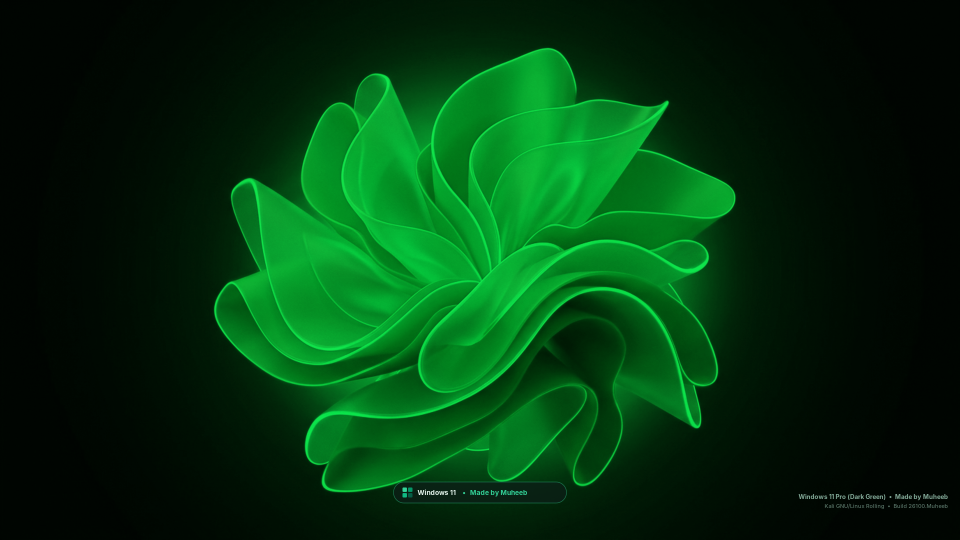
#> input picture wallpapers/win11-muheeb-dark.png, 1920 x 1080 px, given in place of win11_bloom_dark_base_v3_1795630297568.jpg, which was not available (shown at 1/2 size)
$ python render_wallpapers.py
#> lines starting #> are read from the running program, lines starting #| are printed output that depends on the picture
#!/usr/bin/env python3
"""
Render Windows 11 Dark Green 'Made by Muheeb' 1920x1080 Wallpapers.
Color-grades the 3D Bloom sculpture from royal blue into deep cyber/forest Dark Green,
then composites crisp vector Windows 11 Dark Green + 'Made by Muheeb' branding via Cairo.
"""
import colorsys
import os
import cairo
from PIL import Image

ARTIFACT_DIR = "/home/muheeb/.gemini/antigravity/brain/5edef011-1d37-45de-a6eb-870e242fcc6b"
REPO_WALLS = "/home/muheeb/projects/Window Theme Repo/wallpapers"


def grade_to_dark_green(img: Image.Image, dark_mode: bool) -> Image.Image:
    """Smooth continuous channel transform from blue/cyan Bloom to deep Dark Green (zero banding)."""
#> called with dark_mode = True
    rgb = img.convert("RGB").resize((1920, 1080), Image.Resampling.LANCZOS)
#> rgb is the input picture: PIL image 1920x1080 RGB; mean R, G, B 1.5, 53.2, 13.7
    r_ch, g_ch, b_ch = rgb.split()
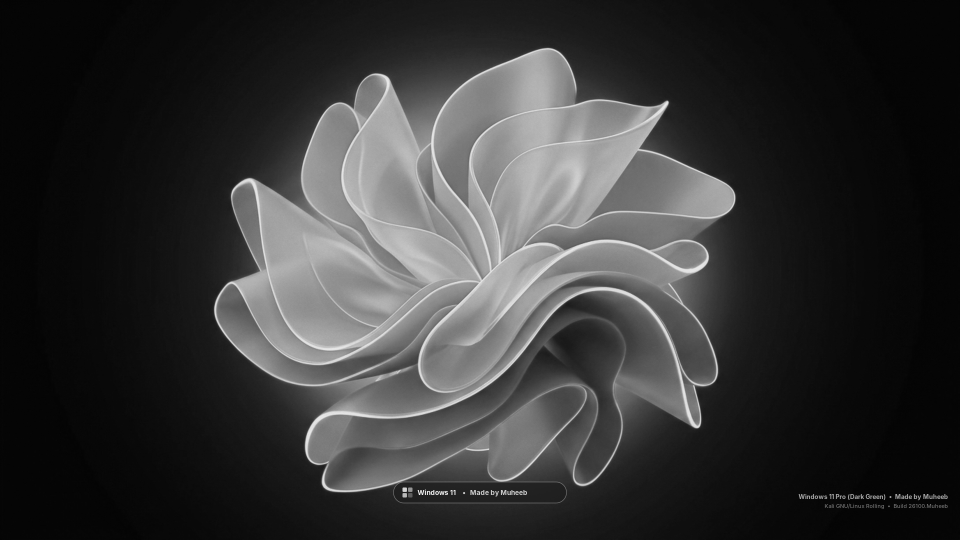
#> g_ch: PIL image 1920x1080 L (shown at 1/2 size); min 2, max 244, mean 53.2
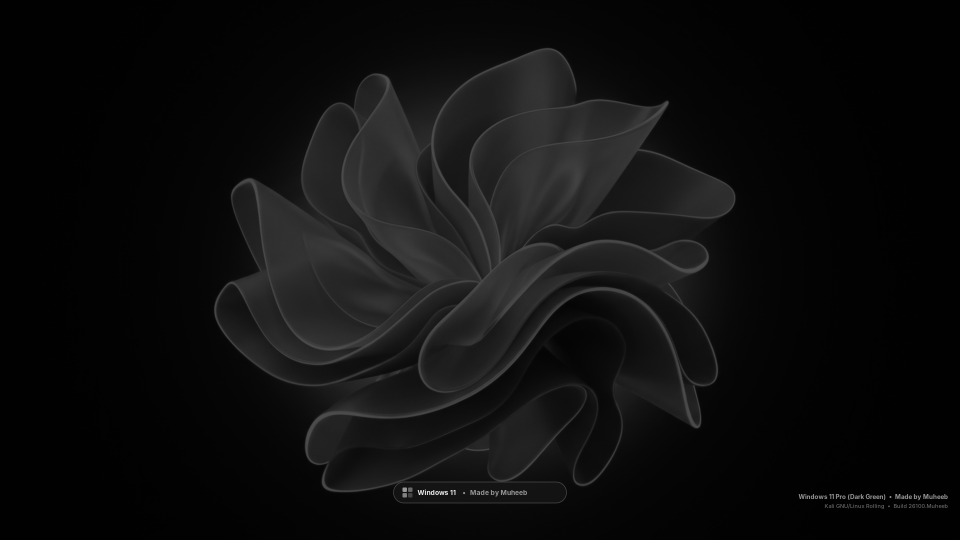
#> b_ch: PIL image 1920x1080 L (shown at 1/2 size); min 0, max 236, mean 13.7
    r_b = r_ch.tobytes()
    g_b = g_ch.tobytes()
    b_b = b_ch.tobytes()
    out = bytearray(len(r_b) * 3)

    if dark_mode:
        # Map royal-blue (b high, g mid, r low) -> rich dark emerald/forest green (g high, b subtle jade, r obsidian)
        for i in range(len(r_b)):
            rv = r_b[i] / 255.0
            gv = g_b[i] / 255.0
            bv = b_b[i] / 255.0
            lum_green = min(1.0, (0.68 * bv + 0.36 * gv) ** 1.12 * 0.88)
            jade_blue = min(1.0, (0.30 * gv + 0.16 * bv) ** 1.18 * 0.78)
            deep_red = min(1.0, (0.22 * rv + 0.05 * gv) ** 1.15 * 0.65)
            j = i * 3
            out[j] = int(deep_red * 255 + 0.5)
            out[j + 1] = int(lum_green * 255 + 0.5)
            out[j + 2] = int(jade_blue * 255 + 0.5)
#> this loop made 2073600 passes
#> (gv, lum_green, jade_blue, deep_red, j) on passes 1 to 3: (0.0157, 0.00412, 0.00162, 0.000174, 0), (0.0235, 0.00571, 0.0025, 0.000278, 3), (0.0235, 0.00571, 0.0025, 0.000278, 6)
    else:
        for i in range(len(r_b)):
            rv = r_b[i] / 255.0
            gv = g_b[i] / 255.0
            bv = b_b[i] / 255.0
            nr = min(1.0, 0.72 * rv + 0.18 * gv)
            ng = min(1.0, 0.25 * gv + 0.75 * bv)
            nb = min(1.0, 0.55 * gv + 0.32 * bv)
            j = i * 3
            out[j] = int(nr * 255 + 0.5)
            out[j + 1] = int(ng * 255 + 0.5)
            out[j + 2] = int(nb * 255 + 0.5)

    return Image.frombytes("RGB", rgb.size, bytes(out))


def rounded_rect(ctx, x, y, w, h, r):
    ctx.new_sub_path()
    ctx.arc(x + w - r, y + r, r, -1.570796, 0)
    ctx.arc(x + w - r, y + h - r, r, 0, 1.570796)
    ctx.arc(x + r, y + h - r, r, 1.570796, 3.141592)
    ctx.arc(x + r, y + r, r, 3.141592, 4.712388)
    ctx.close_path()


def draw_win11_green_logo(ctx, x, y, size):
    gap = size * 0.11
    half = (size - gap) / 2.0
    colors = [
        (0.20, 0.83, 0.60),  # #34D399
        (0.02, 0.59, 0.41),  # #059669
        (0.06, 0.73, 0.51),  # #10B981
        (0.02, 0.37, 0.27),  # #065F46
    ]
    coords = [
        (x, y),
        (x + half + gap, y),
        (x, y + half + gap),
        (x + half + gap, y + half + gap),
    ]
    for (cx, cy), (r, g, b) in zip(coords, colors):
        rounded_rect(ctx, cx, cy, half, half, 1.8)
        ctx.set_source_rgb(r, g, b)
        ctx.fill()


def render_wallpaper(src_jpg, dst_png, is_dark):
    os.makedirs(os.path.dirname(dst_png), exist_ok=True)
    graded = grade_to_dark_green(Image.open(src_jpg), dark_mode=is_dark)
    tmp_png = dst_png + ".tmp.png"
    graded.save(tmp_png, "PNG")

    surface = cairo.ImageSurface.create_from_png(tmp_png)
    os.remove(tmp_png)
    ctx = cairo.Context(surface)

    # 1. Center-bottom Fluent Dark-Green Glass Pill (sits cleanly above 48px taskbar)
    pill_w, pill_h = 346, 42
    pill_x = (1920 - pill_w) / 2.0
    pill_y = 1080 - 48 - pill_h - 26

    rounded_rect(ctx, pill_x, pill_y, pill_w, pill_h, 21)
    if is_dark:
        ctx.set_source_rgba(0.05, 0.12, 0.09, 0.78)
    else:
        ctx.set_source_rgba(0.93, 0.99, 0.96, 0.82)
    ctx.fill_preserve()

    ctx.set_line_width(1.3)
    if is_dark:
        ctx.set_source_rgba(0.20, 0.83, 0.60, 0.45)
    else:
        ctx.set_source_rgba(0.02, 0.47, 0.34, 0.35)
    ctx.stroke()

    draw_win11_green_logo(ctx, pill_x + 18, pill_y + 11, 20)

    ctx.select_font_face("Inter", cairo.FONT_SLANT_NORMAL, cairo.FONT_WEIGHT_BOLD)
    ctx.set_font_size(13.5)
    if is_dark:
        ctx.set_source_rgba(0.93, 0.99, 0.96, 0.96)
    else:
        ctx.set_source_rgba(0.02, 0.25, 0.18, 0.94)
    ctx.move_to(pill_x + 48, pill_y + 26)
    ctx.show_text("Windows 11")

    if is_dark:
        ctx.set_source_rgba(0.20, 0.83, 0.60, 0.98)
    else:
        ctx.set_source_rgba(0.02, 0.47, 0.34, 0.96)
    ctx.move_to(pill_x + 138, pill_y + 26)
    ctx.show_text("•   Made by Muheeb")

    # 2. Bottom-right Windows 11 Edition Watermark above clock/tray
    wm_right = 1920 - 24
    wm_y1 = 1080 - 48 - 34
    wm_y2 = 1080 - 48 - 16

    ctx.select_font_face("Inter", cairo.FONT_SLANT_NORMAL, cairo.FONT_WEIGHT_BOLD)
    ctx.set_font_size(12.5)
    line1 = "Windows 11 Pro (Dark Green)  •  Made by Muheeb"
    ext1 = ctx.text_extents(line1)
    if is_dark:
        ctx.set_source_rgba(0.75, 0.96, 0.87, 0.68)
    else:
        ctx.set_source_rgba(0.02, 0.30, 0.22, 0.65)
    ctx.move_to(wm_right - ext1.width, wm_y1)
    ctx.show_text(line1)

    ctx.select_font_face("Inter", cairo.FONT_SLANT_NORMAL, cairo.FONT_WEIGHT_NORMAL)
    ctx.set_font_size(11.0)
    line2 = "Kali GNU/Linux Rolling  •  Build 26100.Muheeb"
    ext2 = ctx.text_extents(line2)
    if is_dark:
        ctx.set_source_rgba(0.75, 0.96, 0.87, 0.46)
    else:
        ctx.set_source_rgba(0.02, 0.30, 0.22, 0.48)
    ctx.move_to(wm_right - ext2.width, wm_y2)
    ctx.show_text(line2)

    surface.write_to_png(dst_png)
    print(f"Rendered Dark-Green Wallpaper: {dst_png}")


if __name__ == "__main__":
    render_wallpaper(
        os.path.join(ARTIFACT_DIR, "win11_bloom_dark_base_v3_1795630297568.jpg"),
        os.path.join(REPO_WALLS, "win11-muheeb-dark.png"),
        True,
    )
#> (the call stopped at in render_wallpaper, `surface = cairo.ImageSurface.create_from_png(tmp_png)`: cairo is not available in this run)
    render_wallpaper(
        os.path.join(ARTIFACT_DIR, "win11_bloom_light_base_1795630236743.jpg"),
        os.path.join(REPO_WALLS, "win11-muheeb-light.png"),
        False,
    )
#> call 2 of render_wallpaper, with is_dark = False
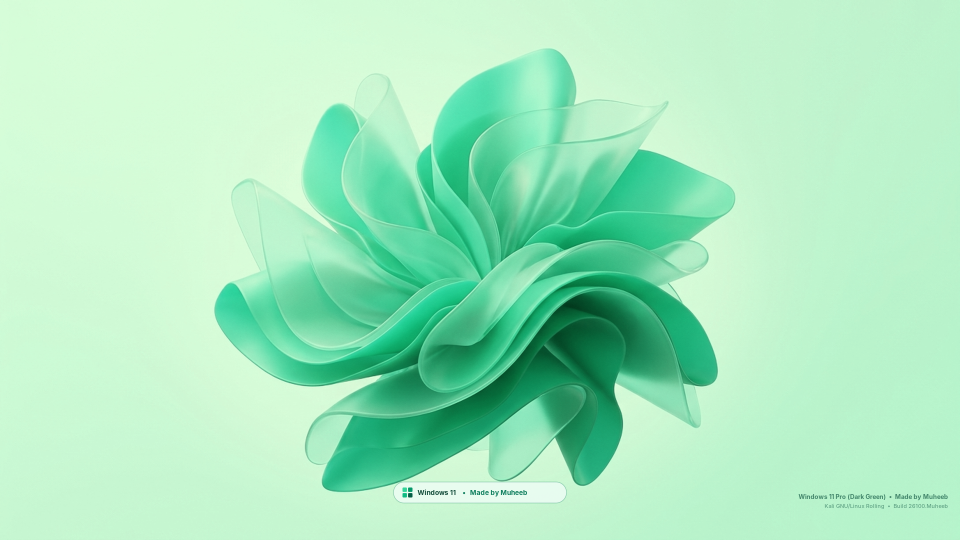
#> input picture wallpapers/win11-muheeb-light.png, 1920 x 1080 px, given in place of win11_bloom_light_base_1795630236743.jpg, which was not available (shown at 1/2 size)
#> call 2 of grade_to_dark_green, with dark_mode = False
#> in grade_to_dark_green, rgb is the input picture: PIL image 1920x1080 RGB; mean R, G, B 166.7, 232.6, 192
#> in grade_to_dark_green (call 2), `r_ch, g_ch, b_ch = rgb.split()`:
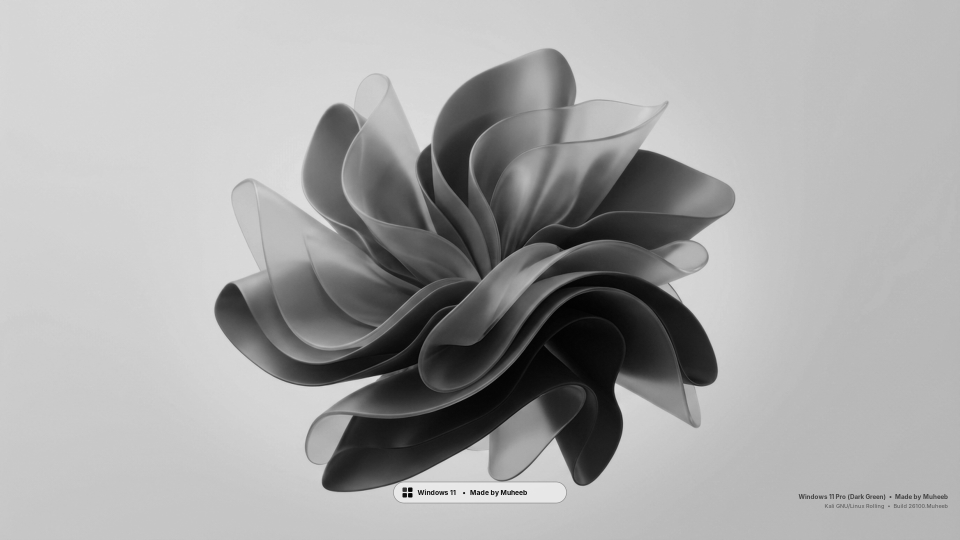
#> r_ch: PIL image 1920x1080 L (shown at 1/2 size); min 2, max 233, mean 166.7
#> in grade_to_dark_green (call 2), `r_ch, g_ch, b_ch = rgb.split()`:
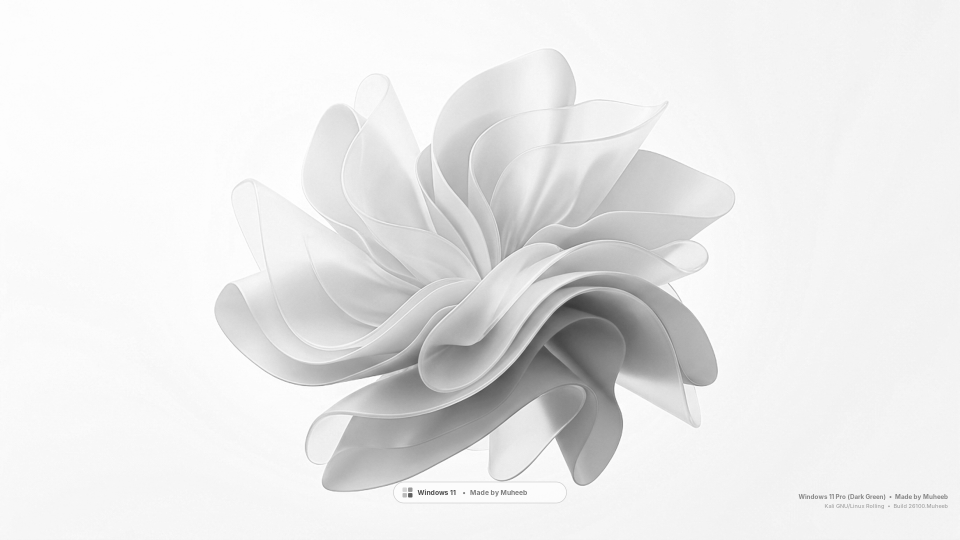
#> g_ch: PIL image 1920x1080 L (shown at 1/2 size); min 57, max 255, mean 232.6
#> in grade_to_dark_green (call 2), `r_ch, g_ch, b_ch = rgb.split()`:
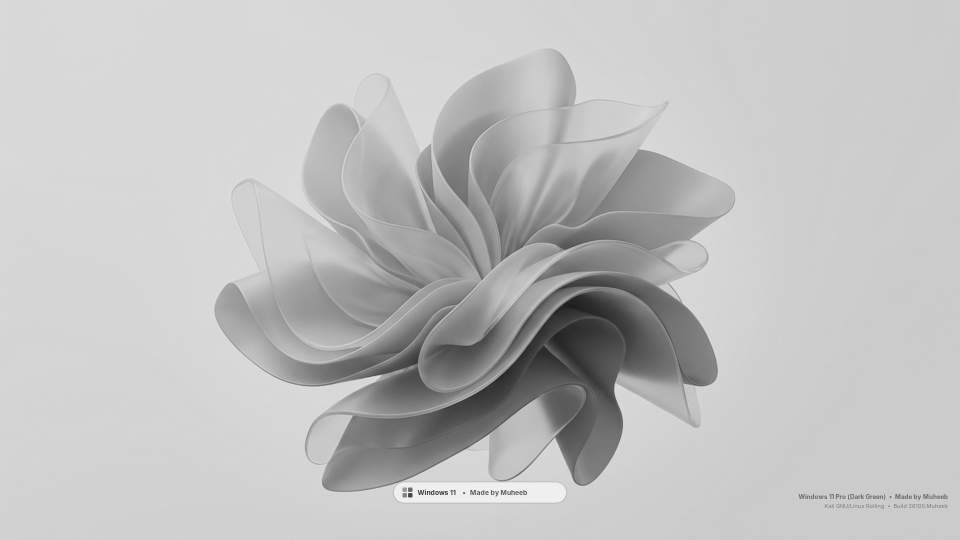
#> b_ch: PIL image 1920x1080 L (shown at 1/2 size); min 29, max 240, mean 192
#> the loop in grade_to_dark_green (call 2), `for i in range(len(r_b)):` made 2073600 passes
#> (rv, gv, bv, nr, ng, nb, j) on passes 1 to 3: (0.839, 0.992, 0.851, 0.783, 0.886, 0.818, 0), (0.835, 0.988, 0.847, 0.779, 0.882, 0.815, 3), (0.835, 0.988, 0.847, 0.779, 0.882, 0.815, 6)
#> in grade_to_dark_green (call 2), `return Image.frombytes("RGB", rgb.size, bytes(out))`:
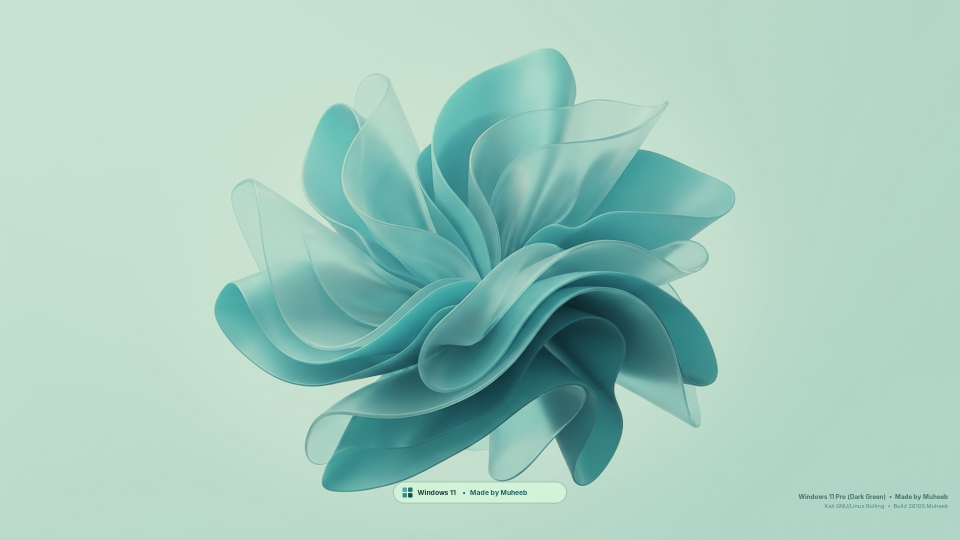
#> returned value: PIL image 1920x1080 RGB (shown at 1/2 size); mean R, G, B 161.9, 202.2, 189.4
#> (the call stopped at in render_wallpaper, `surface = cairo.ImageSurface.create_from_png(tmp_png)`: cairo is not available in this run)
